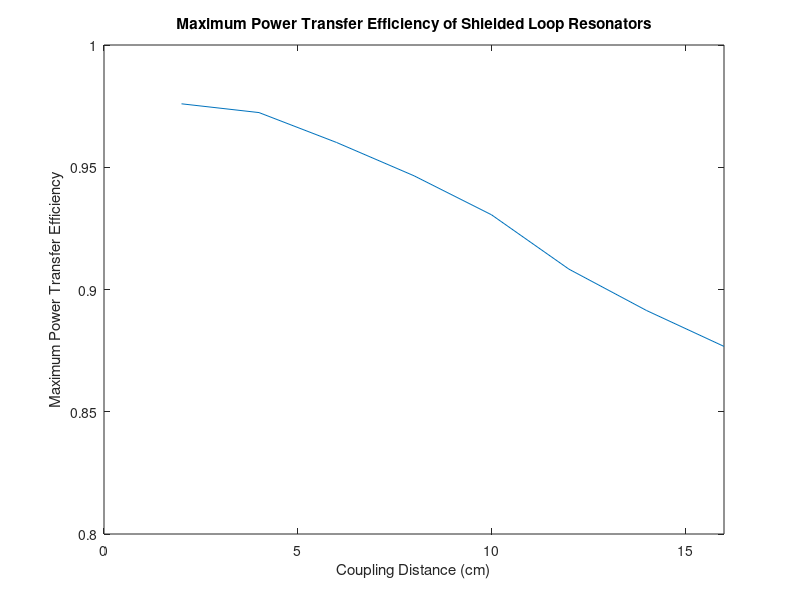

Reproduce this figure in MATLAB.
%EECS 230 Lab 6
%Analysis 2.1.1, 2.1.2, 2.1.3 Plots
close
clear

RL = 14.83;
w = 46.973e6;
M = [822 714 492 364 278 208 174 152]*10^(-9);
R = 0.47;
dist = [2 4 6 8 10 12 14 16];

eta_num = 4*RL^2*w^2.*M.^2;
eta_den = ((R+RL)^2+w^2.*M.^2).^2;
%Analysis 2.1.1
eta = eta_num./eta_den;

%Analysis 2.1.2
eta2 = RL^2/(R + RL)^2;

etamax_num = 4*(R^2 + w^2.*M.^2)*w^2.*M.^2;
etamax_den = ((R + sqrt(R^2 + (w.*M).^2)).^2 + (w.*M).^2).^2;
etamax = etamax_num./etamax_den;

%Analysis 2.1.3
plot(dist, etamax)
title('Maximum Power Transfer Efficiency of Shielded Loop Resonators')
xlabel('Coupling Distance (cm)')
ylabel('Maximum Power Transfer Efficiency')
axis([0 16 0.8 1])